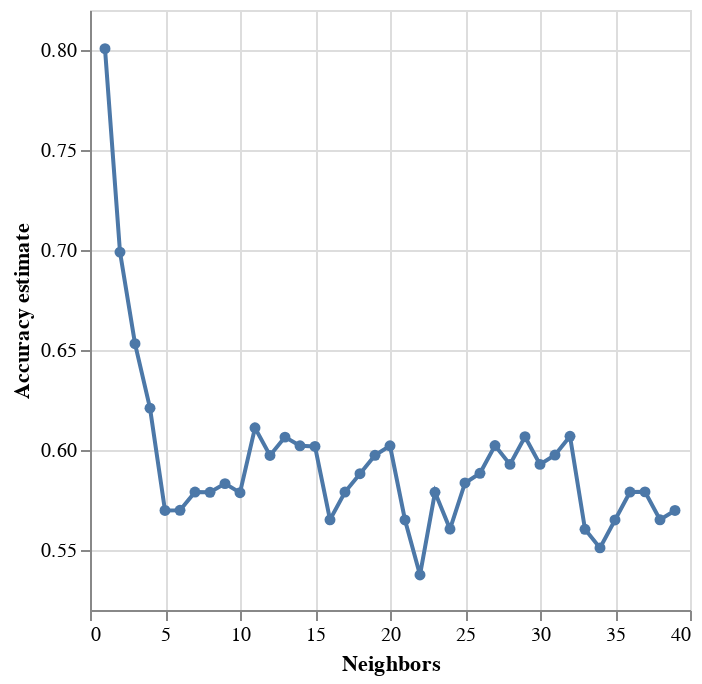

Here is the notebook cell this chart was saved with:
### Code cell
#fitting to data

players_tune_grid.fit(X_train, y_train)

players_grid = pd.DataFrame(players_tune_grid.cv_results_)
players_grid
#plotting the accuracy vs k
accuracy_vs_k = alt.Chart(players_grid).mark_line(point=True).encode(
    x=alt.X("param_kneighborsclassifier__n_neighbors").title("Neighbors"),
    y=alt.Y("mean_test_score")
        .scale(zero=False)
        .title("Accuracy estimate")
)

accuracy_vs_k

### Figure 1 — Vega-Lite specification as saved in the notebook (floating-point values rounded to 4 significant figures)
{"config": {"view": {"continuousWidth": 300, "continuousHeight": 300}}, "data": {"name": "data-c523f93b1b4bbaa523f795dc2c4d31ac"}, "mark": {"type": "line", "point": true}, "encoding": {"x": {"field": "param_kneighborsclassifier__n_neighbors", "title": "Neighbors", "type": "quantitative"}, "y": {"field": "mean_test_score", "scale": {"zero": false}, "title": "Accuracy estimate", "type": "quantitative"}}, "$schema": "https://vega.github.io/schema/vega-lite/v5.20.1.json", "datasets": {"data-c523f93b1b4bbaa523f795dc2c4d31ac": [{"mean_fit_time": 0.005048, "std_fit_time": 0.0005501, "mean_score_time": 0.00535, "std_score_time": 0.0003599, "param_kneighborsclassifier__n_neighbors": 1, "params": {"kneighborsclassifier__n_neighbors": 1}, "split0_test_score": 0.8636, "split1_test_score": 0.814, "split2_test_score": 0.7209, "split3_test_score": 0.814, "split4_test_score": 0.7907, "mean_test_score": 0.8006, "std_test_score": 0.04642, "rank_test_score": 1}, {"mean_fit_time": 0.004703, "std_fit_time": 8.913e-05, "mean_score_time": 0.005173, "std_score_time": 4.315e-05, "param_kneighborsclassifier__n_neighbors": 2, "params": {"kneighborsclassifier__n_neighbors": 2}, "split0_test_score": 0.7273, "split1_test_score": 0.7209, "split2_test_score": 0.7209, "split3_test_score": 0.6279, "split4_test_score": 0.6977, "mean_test_score": 0.6989, "std_test_score": 0.03692, "rank_test_score": 2}, {"mean_fit_time": 0.004611, "std_fit_time": 5.303e-05, "mean_score_time": 0.005144, "std_score_time": 2.83e-05, "param_kneighborsclassifier__n_neighbors": 3, "params": {"kneighborsclassifier__n_neighbors": 3}, "split0_test_score": 0.5682, "split1_test_score": 0.6744, "split2_test_score": 0.6977, "split3_test_score": 0.6279, "split4_test_score": 0.6977, "mean_test_score": 0.6532, "std_test_score": 0.04955, "rank_test_score": 3}, {"mean_fit_time": 0.004619, "std_fit_time": 5.923e-05, "mean_score_time": 0.005149, "std_score_time": 5.892e-05, "param_kneighborsclassifier__n_neighbors": 4, "params": {"kneighborsclassifier__n_neighbors": 4}, "split0_test_score": 0.5, "split1_test_score": 0.5814, "split2_test_score": 0.7209, "split3_test_score": 0.6047, "split4_test_score": 0.6977, "mean_test_score": 0.6209, "std_test_score": 0.08043, "rank_test_score": 4}, {"mean_fit_time": 0.00456, "std_fit_time": 6.462e-05, "mean_score_time": 0.005117, "std_score_time": 2.206e-05, "param_kneighborsclassifier__n_neighbors": 5, "params": {"kneighborsclassifier__n_neighbors": 5}, "split0_test_score": 0.5, "split1_test_score": 0.5116, "split2_test_score": 0.6744, "split3_test_score": 0.4884, "split4_test_score": 0.6744, "mean_test_score": 0.5698, "std_test_score": 0.08576, "rank_test_score": 31}, {"mean_fit_time": 0.004551, "std_fit_time": 4.158e-05, "mean_score_time": 0.005124, "std_score_time": 2.862e-05, "param_kneighborsclassifier__n_neighbors": 6, "params": {"kneighborsclassifier__n_neighbors": 6}, "split0_test_score": 0.4773, "split1_test_score": 0.5349, "split2_test_score": 0.6512, "split3_test_score": 0.5349, "split4_test_score": 0.6512, "mean_test_score": 0.5699, "std_test_score": 0.06963, "rank_test_score": 29}, {"mean_fit_time": 0.004551, "std_fit_time": 3.474e-05, "mean_score_time": 0.005115, "std_score_time": 1.714e-05, "param_kneighborsclassifier__n_neighbors": 7, "params": {"kneighborsclassifier__n_neighbors": 7}, "split0_test_score": 0.5227, "split1_test_score": 0.5581, "split2_test_score": 0.5814, "split3_test_score": 0.6047, "split4_test_score": 0.6279, "mean_test_score": 0.579, "std_test_score": 0.03649, "rank_test_score": 23}, {"mean_fit_time": 0.004579, "std_fit_time": 6.732e-05, "mean_score_time": 0.00517, "std_score_time": 4.754e-05, "param_kneighborsclassifier__n_neighbors": 8, "params": {"kneighborsclassifier__n_neighbors": 8}, "split0_test_score": 0.5455, "split1_test_score": 0.5814, "split2_test_score": 0.5814, "split3_test_score": 0.6279, "split4_test_score": 0.5581, "mean_test_score": 0.5789, "std_test_score": 0.02816, "rank_test_score": 26}, {"mean_fit_time": 0.004593, "std_fit_time": 7.767e-05, "mean_score_time": 0.005155, "std_score_time": 4.067e-05, "param_kneighborsclassifier__n_neighbors": 9, "params": {"kneighborsclassifier__n_neighbors": 9}, "split0_test_score": 0.6136, "split1_test_score": 0.5581, "split2_test_score": 0.5581, "split3_test_score": 0.6279, "split4_test_score": 0.5581, "mean_test_score": 0.5832, "std_test_score": 0.03101, "rank_test_score": 21}, {"mean_fit_time": 0.004561, "std_fit_time": 4.301e-05, "mean_score_time": 0.005171, "std_score_time": 6.223e-05, "param_kneighborsclassifier__n_neighbors": 10, "params": {"kneighborsclassifier__n_neighbors": 10}, "split0_test_score": 0.5909, "split1_test_score": 0.5581, "split2_test_score": 0.5116, "split3_test_score": 0.6977, "split4_test_score": 0.5349, "mean_test_score": 0.5786, "std_test_score": 0.06503, "rank_test_score": 28}, {"mean_fit_time": 0.004524, "std_fit_time": 1.859e-05, "mean_score_time": 0.005161, "std_score_time": 1.598e-05, "param_kneighborsclassifier__n_neighbors": 11, "params": {"kneighborsclassifier__n_neighbors": 11}, "split0_test_score": 0.6136, "split1_test_score": 0.5116, "split2_test_score": 0.6047, "split3_test_score": 0.6977, "split4_test_score": 0.6279, "mean_test_score": 0.6111, "std_test_score": 0.05953, "rank_test_score": 5}, {"mean_fit_time": 0.004573, "std_fit_time": 5.778e-05, "mean_score_time": 0.005192, "std_score_time": 6.219e-05, "param_kneighborsclassifier__n_neighbors": 12, "params": {"kneighborsclassifier__n_neighbors": 12}, "split0_test_score": 0.5909, "split1_test_score": 0.5116, "split2_test_score": 0.5814, "split3_test_score": 0.6512, "split4_test_score": 0.6512, "mean_test_score": 0.5973, "std_test_score": 0.05184, "rank_test_score": 15}, {"mean_fit_time": 0.004553, "std_fit_time": 7.104e-05, "mean_score_time": 0.005161, "std_score_time": 2.702e-05, "param_kneighborsclassifier__n_neighbors": 13, "params": {"kneighborsclassifier__n_neighbors": 13}, "split0_test_score": 0.6136, "split1_test_score": 0.5349, "split2_test_score": 0.5814, "split3_test_score": 0.6512, "split4_test_score": 0.6512, "mean_test_score": 0.6064, "std_test_score": 0.04427, "rank_test_score": 8}, {"mean_fit_time": 0.004687, "std_fit_time": 0.0003236, "mean_score_time": 0.005188, "std_score_time": 5.492e-05, "param_kneighborsclassifier__n_neighbors": 14, "params": {"kneighborsclassifier__n_neighbors": 14}, "split0_test_score": 0.5455, "split1_test_score": 0.6047, "split2_test_score": 0.5349, "split3_test_score": 0.6512, "split4_test_score": 0.6744, "mean_test_score": 0.6021, "std_test_score": 0.05544, "rank_test_score": 11}, {"mean_fit_time": 0.004547, "std_fit_time": 5.379e-05, "mean_score_time": 0.005145, "std_score_time": 1.141e-05, "param_kneighborsclassifier__n_neighbors": 15, "params": {"kneighborsclassifier__n_neighbors": 15}, "split0_test_score": 0.6136, "split1_test_score": 0.5581, "split2_test_score": 0.5349, "split3_test_score": 0.6279, "split4_test_score": 0.6744, "mean_test_score": 0.6018, "std_test_score": 0.04996, "rank_test_score": 12}, {"mean_fit_time": 0.004585, "std_fit_time": 0.0001263, "mean_score_time": 0.005179, "std_score_time": 5.747e-05, "param_kneighborsclassifier__n_neighbors": 16, "params": {"kneighborsclassifier__n_neighbors": 16}, "split0_test_score": 0.5, "split1_test_score": 0.5581, "split2_test_score": 0.5349, "split3_test_score": 0.6047, "split4_test_score": 0.6279, "mean_test_score": 0.5651, "std_test_score": 0.04628, "rank_test_score": 32}, {"mean_fit_time": 0.004581, "std_fit_time": 9.182e-05, "mean_score_time": 0.005211, "std_score_time": 6.852e-05, "param_kneighborsclassifier__n_neighbors": 17, "params": {"kneighborsclassifier__n_neighbors": 17}, "split0_test_score": 0.5227, "split1_test_score": 0.5349, "split2_test_score": 0.5349, "split3_test_score": 0.6744, "split4_test_score": 0.6279, "mean_test_score": 0.579, "std_test_score": 0.06092, "rank_test_score": 24}, {"mean_fit_time": 0.004505, "std_fit_time": 1.128e-05, "mean_score_time": 0.005146, "std_score_time": 2.016e-05, "param_kneighborsclassifier__n_neighbors": 18, "params": {"kneighborsclassifier__n_neighbors": 18}, "split0_test_score": 0.5455, "split1_test_score": 0.5581, "split2_test_score": 0.5581, "split3_test_score": 0.6512, "split4_test_score": 0.6279, "mean_test_score": 0.5882, "std_test_score": 0.04284, "rank_test_score": 19}, {"mean_fit_time": 0.004535, "std_fit_time": 5.625e-05, "mean_score_time": 0.00517, "std_score_time": 1.415e-05, "param_kneighborsclassifier__n_neighbors": 19, "params": {"kneighborsclassifier__n_neighbors": 19}, "split0_test_score": 0.5682, "split1_test_score": 0.5814, "split2_test_score": 0.6047, "split3_test_score": 0.6279, "split4_test_score": 0.6047, "mean_test_score": 0.5974, "std_test_score": 0.02072, "rank_test_score": 14}, {"mean_fit_time": 0.004594, "std_fit_time": 7.431e-05, "mean_score_time": 0.005296, "std_score_time": 0.0001762, "param_kneighborsclassifier__n_neighbors": 20, "params": {"kneighborsclassifier__n_neighbors": 20}, "split0_test_score": 0.5455, "split1_test_score": 0.5814, "split2_test_score": 0.5814, "split3_test_score": 0.6977, "split4_test_score": 0.6047, "mean_test_score": 0.6021, "std_test_score": 0.05139, "rank_test_score": 10}, {"mean_fit_time": 0.005031, "std_fit_time": 0.001042, "mean_score_time": 0.005198, "std_score_time": 4.759e-05, "param_kneighborsclassifier__n_neighbors": 21, "params": {"kneighborsclassifier__n_neighbors": 21}, "split0_test_score": 0.5227, "split1_test_score": 0.5814, "split2_test_score": 0.5581, "split3_test_score": 0.5814, "split4_test_score": 0.5814, "mean_test_score": 0.565, "std_test_score": 0.02298, "rank_test_score": 34}, {"mean_fit_time": 0.004651, "std_fit_time": 0.0001265, "mean_score_time": 0.005406, "std_score_time": 0.0002918, "param_kneighborsclassifier__n_neighbors": 22, "params": {"kneighborsclassifier__n_neighbors": 22}, "split0_test_score": 0.4318, "split1_test_score": 0.5116, "split2_test_score": 0.5581, "split3_test_score": 0.6047, "split4_test_score": 0.5814, "mean_test_score": 0.5375, "std_test_score": 0.06116, "rank_test_score": 39}, {"mean_fit_time": 0.004933, "std_fit_time": 7.951e-05, "mean_score_time": 0.005444, "std_score_time": 1.051e-05, "param_kneighborsclassifier__n_neighbors": 23, "params": {"kneighborsclassifier__n_neighbors": 23}, "split0_test_score": 0.5455, "split1_test_score": 0.5581, "split2_test_score": 0.5581, "split3_test_score": 0.6512, "split4_test_score": 0.5814, "mean_test_score": 0.5789, "std_test_score": 0.03797, "rank_test_score": 26}, {"mean_fit_time": 0.004942, "std_fit_time": 8.067e-05, "mean_score_time": 0.00548, "std_score_time": 2.724e-05, "param_kneighborsclassifier__n_neighbors": 24, "params": {"kneighborsclassifier__n_neighbors": 24}, "split0_test_score": 0.5, "split1_test_score": 0.5349, "split2_test_score": 0.5581, "split3_test_score": 0.6512, "split4_test_score": 0.5581, "mean_test_score": 0.5605, "std_test_score": 0.05009, "rank_test_score": 36}, {"mean_fit_time": 0.004906, "std_fit_time": 1.561e-05, "mean_score_time": 0.005479, "std_score_time": 2.183e-05, "param_kneighborsclassifier__n_neighbors": 25, "params": {"kneighborsclassifier__n_neighbors": 25}, "split0_test_score": 0.5455, "split1_test_score": 0.5349, "split2_test_score": 0.5814, "split3_test_score": 0.6744, "split4_test_score": 0.5814, "mean_test_score": 0.5835, "std_test_score": 0.04917, "rank_test_score": 20}, {"mean_fit_time": 0.004938, "std_fit_time": 8.257e-05, "mean_score_time": 0.005493, "std_score_time": 1.587e-05, "param_kneighborsclassifier__n_neighbors": 26, "params": {"kneighborsclassifier__n_neighbors": 26}, "split0_test_score": 0.5, "split1_test_score": 0.5581, "split2_test_score": 0.5814, "split3_test_score": 0.7442, "split4_test_score": 0.5581, "mean_test_score": 0.5884, "std_test_score": 0.08242, "rank_test_score": 18}, {"mean_fit_time": 0.004971, "std_fit_time": 0.0003013, "mean_score_time": 0.005622, "std_score_time": 0.0003756, "param_kneighborsclassifier__n_neighbors": 27, "params": {"kneighborsclassifier__n_neighbors": 27}, "split0_test_score": 0.5227, "split1_test_score": 0.5814, "split2_test_score": 0.5581, "split3_test_score": 0.7674, "split4_test_score": 0.5814, "mean_test_score": 0.6022, "std_test_score": 0.08536, "rank_test_score": 9}, {"mean_fit_time": 0.004585, "std_fit_time": 3.702e-05, "mean_score_time": 0.005293, "std_score_time": 5.731e-05, "param_kneighborsclassifier__n_neighbors": 28, "params": {"kneighborsclassifier__n_neighbors": 28}, "split0_test_score": 0.5455, "split1_test_score": 0.5581, "split2_test_score": 0.5581, "split3_test_score": 0.6744, "split4_test_score": 0.6279, "mean_test_score": 0.5928, "std_test_score": 0.05008, "rank_test_score": 16}, {"mean_fit_time": 0.004578, "std_fit_time": 5.267e-05, "mean_score_time": 0.005248, "std_score_time": 2.119e-05, "param_kneighborsclassifier__n_neighbors": 29, "params": {"kneighborsclassifier__n_neighbors": 29}, "split0_test_score": 0.5682, "split1_test_score": 0.5814, "split2_test_score": 0.5581, "split3_test_score": 0.6977, "split4_test_score": 0.6279, "mean_test_score": 0.6067, "std_test_score": 0.0514, "rank_test_score": 7}, {"mean_fit_time": 0.004593, "std_fit_time": 5.981e-05, "mean_score_time": 0.005282, "std_score_time": 2.658e-05, "param_kneighborsclassifier__n_neighbors": 30, "params": {"kneighborsclassifier__n_neighbors": 30}, "split0_test_score": 0.5455, "split1_test_score": 0.5814, "split2_test_score": 0.5349, "split3_test_score": 0.6744, "split4_test_score": 0.6279, "mean_test_score": 0.5928, "std_test_score": 0.05219, "rank_test_score": 16}, {"mean_fit_time": 0.004585, "std_fit_time": 4.445e-05, "mean_score_time": 0.005288, "std_score_time": 2.48e-05, "param_kneighborsclassifier__n_neighbors": 31, "params": {"kneighborsclassifier__n_neighbors": 31}, "split0_test_score": 0.5455, "split1_test_score": 0.5814, "split2_test_score": 0.5349, "split3_test_score": 0.6977, "split4_test_score": 0.6279, "mean_test_score": 0.5975, "std_test_score": 0.05975, "rank_test_score": 13}, {"mean_fit_time": 0.004664, "std_fit_time": 0.0002104, "mean_score_time": 0.005324, "std_score_time": 2.734e-05, "param_kneighborsclassifier__n_neighbors": 32, "params": {"kneighborsclassifier__n_neighbors": 32}, "split0_test_score": 0.5227, "split1_test_score": 0.5814, "split2_test_score": 0.5581, "split3_test_score": 0.6744, "split4_test_score": 0.6977, "mean_test_score": 0.6069, "std_test_score": 0.06769, "rank_test_score": 6}, {"mean_fit_time": 0.01035, "std_fit_time": 0.01147, "mean_score_time": 0.005503, "std_score_time": 0.0003779, "param_kneighborsclassifier__n_neighbors": 33, "params": {"kneighborsclassifier__n_neighbors": 33}, "split0_test_score": 0.5227, "split1_test_score": 0.5581, "split2_test_score": 0.5349, "split3_test_score": 0.5581, "split4_test_score": 0.6279, "mean_test_score": 0.5604, "std_test_score": 0.03644, "rank_test_score": 37}, {"mean_fit_time": 0.004576, "std_fit_time": 5.951e-05, "mean_score_time": 0.005282, "std_score_time": 2.368e-05, "param_kneighborsclassifier__n_neighbors": 34, "params": {"kneighborsclassifier__n_neighbors": 34}, "split0_test_score": 0.5227, "split1_test_score": 0.5349, "split2_test_score": 0.5349, "split3_test_score": 0.5349, "split4_test_score": 0.6279, "mean_test_score": 0.5511, "std_test_score": 0.03871, "rank_test_score": 38}, {"mean_fit_time": 0.004898, "std_fit_time": 0.0005821, "mean_score_time": 0.005392, "std_score_time": 0.000121, "param_kneighborsclassifier__n_neighbors": 35, "params": {"kneighborsclassifier__n_neighbors": 35}, "split0_test_score": 0.5227, "split1_test_score": 0.5581, "split2_test_score": 0.6047, "split3_test_score": 0.5349, "split4_test_score": 0.6047, "mean_test_score": 0.565, "std_test_score": 0.03431, "rank_test_score": 35}, {"mean_fit_time": 0.004665, "std_fit_time": 0.0001227, "mean_score_time": 0.005389, "std_score_time": 9.532e-05, "param_kneighborsclassifier__n_neighbors": 36, "params": {"kneighborsclassifier__n_neighbors": 36}, "split0_test_score": 0.5227, "split1_test_score": 0.5349, "split2_test_score": 0.6512, "split3_test_score": 0.5814, "split4_test_score": 0.6047, "mean_test_score": 0.579, "std_test_score": 0.04687, "rank_test_score": 24}, {"mean_fit_time": 0.004614, "std_fit_time": 5.757e-05, "mean_score_time": 0.005329, "std_score_time": 2.262e-05, "param_kneighborsclassifier__n_neighbors": 37, "params": {"kneighborsclassifier__n_neighbors": 37}, "split0_test_score": 0.5, "split1_test_score": 0.5581, "split2_test_score": 0.6047, "split3_test_score": 0.6279, "split4_test_score": 0.6047, "mean_test_score": 0.5791, "std_test_score": 0.04557, "rank_test_score": 22}, {"mean_fit_time": 0.004598, "std_fit_time": 5.246e-05, "mean_score_time": 0.005336, "std_score_time": 2.938e-05, "param_kneighborsclassifier__n_neighbors": 38, "params": {"kneighborsclassifier__n_neighbors": 38}, "split0_test_score": 0.5, "split1_test_score": 0.5349, "split2_test_score": 0.5349, "split3_test_score": 0.6512, "split4_test_score": 0.6047, "mean_test_score": 0.5651, "std_test_score": 0.05484, "rank_test_score": 32}, {"mean_fit_time": 0.004597, "std_fit_time": 6.553e-05, "mean_score_time": 0.005361, "std_score_time": 6.338e-05, "param_kneighborsclassifier__n_neighbors": 39, "params": {"kneighborsclassifier__n_neighbors": 39}, "split0_test_score": 0.5, "split1_test_score": 0.5814, "split2_test_score": 0.5116, "split3_test_score": 0.6512, "split4_test_score": 0.6047, "mean_test_score": 0.5698, "std_test_score": 0.05696, "rank_test_score": 30}]}}
